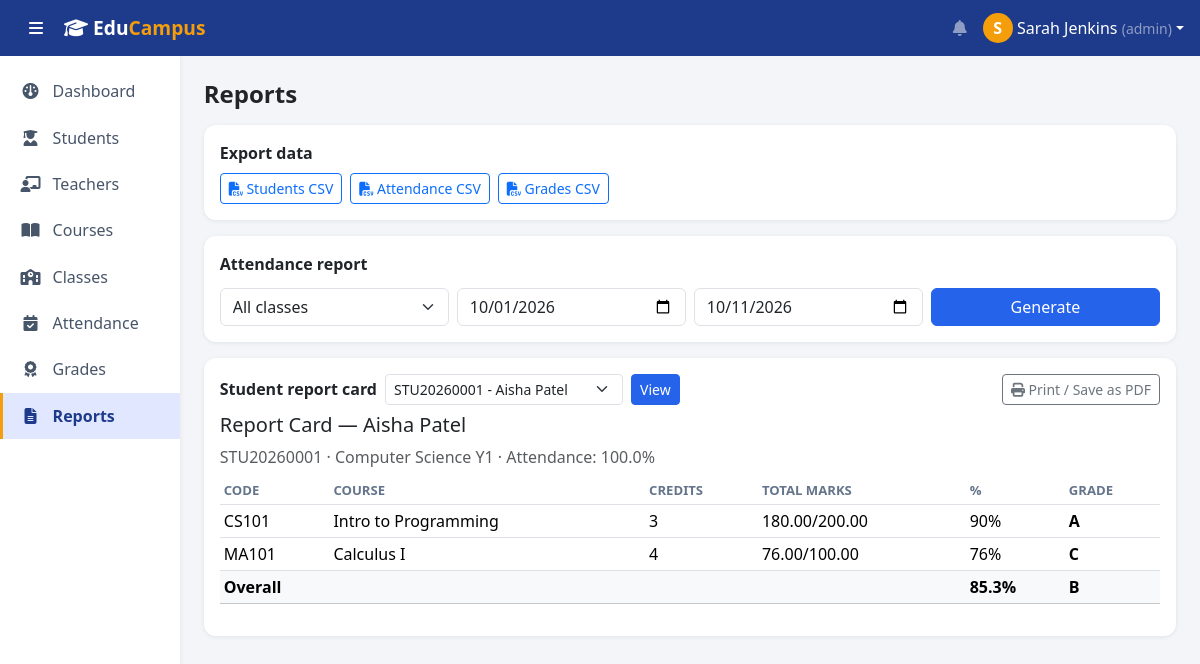
Screenshot of /reports.php?student_id=1 (signed in) with the database file from the repository.
### tables this page shows
CREATE TABLE students(
 id INT AUTO_INCREMENT PRIMARY KEY, user_id INT NULL, student_no VARCHAR(20) NOT NULL UNIQUE,
 first_name VARCHAR(60) NOT NULL, last_name VARCHAR(60) NOT NULL, email VARCHAR(120) NOT NULL UNIQUE, phone VARCHAR(30),
 gender ENUM('Male','Female') NOT NULL, dob DATE NULL, class_id INT NULL, academic_year_id INT NULL, photo VARCHAR(255) NULL,
 status ENUM('Active','Inactive','Graduated') NOT NULL DEFAULT 'Active', created_at TIMESTAMP DEFAULT CURRENT_TIMESTAMP,
 INDEX(class_id), INDEX(academic_year_id),
 FOREIGN KEY(user_id) REFERENCES users(id) ON DELETE SET NULL,
 FOREIGN KEY(class_id) REFERENCES classes(id) ON DELETE SET NULL,
 FOREIGN KEY(academic_year_id) REFERENCES academic_years(id) ON DELETE SET NULL);

CREATE TABLE classes(
 id INT AUTO_INCREMENT PRIMARY KEY, name VARCHAR(80) NOT NULL, department VARCHAR(100), academic_year_id INT NULL, teacher_id INT NULL,
 FOREIGN KEY(academic_year_id) REFERENCES academic_years(id) ON DELETE SET NULL,
 FOREIGN KEY(teacher_id) REFERENCES teachers(id) ON DELETE SET NULL);

### includes/bootstrap.php (called while the page is built, shortened)
<?php
function e($v){ return htmlspecialchars((string)$v, ENT_QUOTES, 'UTF-8'); }
function role(){ return $_SESSION['user']['role'] ?? ''; }
function letter_grade($pct){ return $pct>=90?'A':($pct>=80?'B':($pct>=70?'C':($pct>=60?'D':'F'))); }

### reports.php (the view, shortened to what this page needs)
<?php
require __DIR__.'/includes/bootstrap.php'; require __DIR__.'/includes/layout.php'; require_login();
$staff=role()!=='student';
$sid=$staff?(int)($_GET['student_id']??0):my_student_id($pdo);
?><div class="row g-3 no-print"><?php if($staff): ?><div class="col-12"><div class="card p-3"><strong>Export data</strong><div class="mt-2 d-flex gap-2 flex-wrap">
 <a class="btn btn-outline-primary btn-sm" href="?export=students"><i class="fa fa-file-csv"></i> Students CSV</a>
 <a class="btn btn-outline-primary btn-sm" href="?export=attendance"><i class="fa fa-file-csv"></i> Attendance CSV</a>
 <a class="btn btn-outline-primary btn-sm" href="?export=grades"><i class="fa fa-file-csv"></i> Grades CSV</a></div></div></div>
<div class="col-12"><div class="card p-3"><strong>Attendance report</strong><form class="row g-2 mt-1" method="get">
 <div class="col-md-3"><select name="class_id" class="form-select"><option value="">All classes</option></select></div>
 <div class="col-md-3"><input type="date" name="from" class="form-control" value="<?=e($_GET['from']??date('Y-m-01'))?>"></div>
 <div class="col-md-3"><input type="date" name="to" class="form-control" value="<?=e($_GET['to']??date('Y-m-d'))?>"></div>
 <div class="col-md-3"><button class="btn btn-primary w-100">Generate</button></div></form></div></div><?php endif; ?></div>
<div class="card p-3 mt-3"><div class="no-print d-flex gap-2 align-items-center mb-2"><strong>Student report card</strong>
<?php if($staff): ?><form method="get" class="d-flex gap-2"><select name="student_id" class="form-select form-select-sm"><option value="">Select student…</option>
<?php foreach(opts($pdo,"sql:SELECT id,CONCAT(student_no,' - ',first_name,' ',last_name) FROM students ORDER BY first_name") as $v=>$l): ?><option value="<?=e($v)?>" <?=$sid==$v?'selected':''?>><?=e($l)?></option><?php endforeach; ?></select><button class="btn btn-sm btn-primary">View</button></form><?php endif; ?>
<?php if($sid): ?><button class="btn btn-sm btn-outline-secondary ms-auto" onclick="window.print()"><i class="fa fa-print"></i> Print / Save as PDF</button><?php endif; ?></div>
<?php if($sid): $st=$pdo->prepare("SELECT s.*,c.name cn FROM students s LEFT JOIN classes c ON c.id=s.class_id WHERE s.id=?"); $st->execute([$sid]); $stu=$st->fetch();
 if($stu): $g=$pdo->prepare("SELECT c.code,c.title,c.credits,SUM(g.marks) m,SUM(g.max_marks) mx FROM grades g JOIN courses c ON c.id=g.course_id WHERE g.student_id=? GROUP BY c.id"); $g->execute([$sid]); $rows=$g->fetchAll();
 $am=$pdo->prepare("SELECT ROUND(SUM(status IN('Present','Late'))*100/COUNT(*),1) FROM attendance WHERE student_id=?"); $am->execute([$sid]); $ap=$am->fetchColumn(); ?>
 <h5>Report Card — <?=e($stu['first_name'].' '.$stu['last_name'])?></h5><p class="text-muted mb-2"><?=e($stu['student_no'])?> · <?=e($stu['cn']??'No class')?> · Attendance: <?=$ap!==null&&$ap!==false?e($ap).'%':'n/a'?></p>
 <table class="table table-sm"><thead><tr><th>Code</th><th>Course</th><th>Credits</th><th>Total marks</th><th>%</th><th>Grade</th></tr></thead><tbody>
 <?php $sm=0;$sx=0; foreach($rows as $r): $pc=round($r['m']*100/$r['mx'],1); $sm+=$r['m']; $sx+=$r['mx']; ?><tr><td><?=e($r['code'])?></td><td><?=e($r['title'])?></td><td><?=e($r['credits'])?></td><td><?=e($r['m'])?>/<?=e($r['mx'])?></td><td><?=e($pc)?>%</td><td><b><?=letter_grade($pc)?></b></td></tr><?php endforeach; ?>
 <?php if(!$rows): ?><tr><td colspan="6" class="text-muted">No grades recorded.</td></tr><?php else: $o=round($sm*100/$sx,1); ?><tr class="table-light"><td colspan="4"><b>Overall</b></td><td><b><?=e($o)?>%</b></td><td><b><?=letter_grade($o)?></b></td></tr><?php endif; ?></tbody></table>
 <?php endif; else: ?><p class="text-muted mb-0">Select a student to view a report card.</p><?php endif; ?></div>

### assets/style.css (style rules this page uses)
:root { --navy:#1e3a8a;--blue:#2563eb;--accent:#f59e0b;--bg:#f3f5f9 }
body { background:var(--bg);font-family:system-ui,-apple-system,"Segoe UI",Roboto,sans-serif }
.card { border:0;border-radius:12px;box-shadow:0 1px 4px rgba(15,23,42,.08) }
.btn-primary { background:var(--blue);border-color:var(--blue) }
.table thead th { color:#64748b;font-weight:600;font-size:.82rem;text-transform:uppercase }

### rows the page displays
students: first_name+last_name "Aisha Patel", student_no "STU20260001", class.name "Computer Science Y1"

### other values shown
substr(user()['name'],0,1) "S"
user()['name'] "Sarah Jenkins"
role() "admin"
$n[1] "Dashboard"
$n[1] "Students"
$n[1] "Teachers"
$n[1] "Courses"
$n[1] "Classes"
$n[1] "Attendance"
$n[1] "Grades"
$n[1] "Reports"
$title "Reports"
$ap "100.0"
$r['code'] "CS101"
$r['title'] "Intro to Programming"
